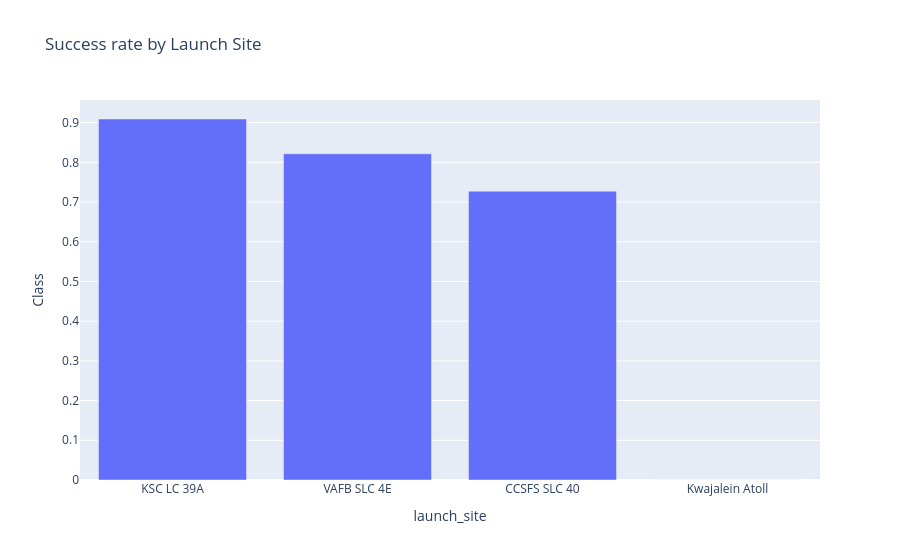
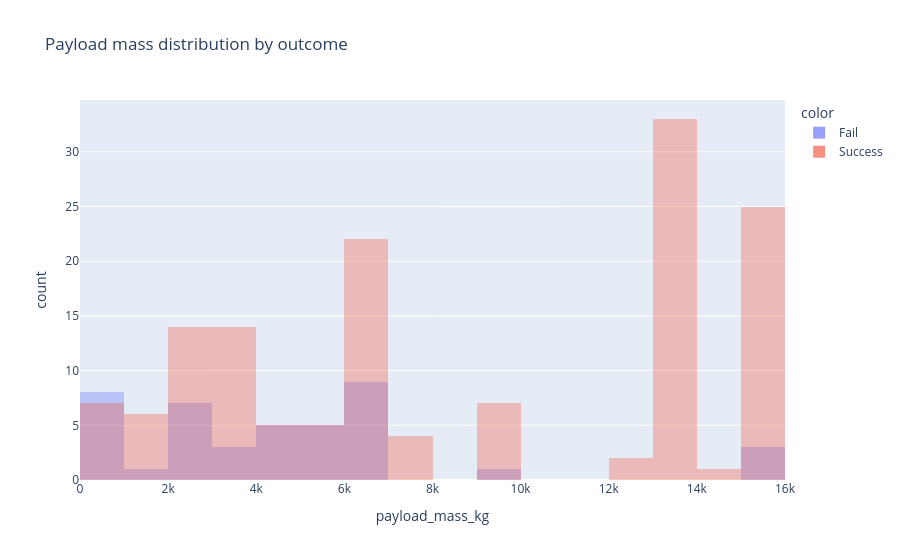
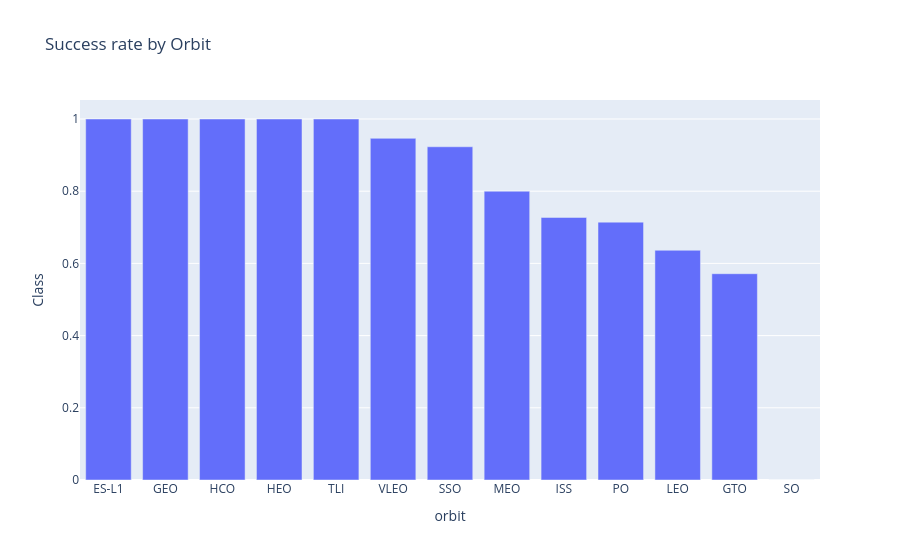

Notebook source saved alongside these figures, in order:
### Code cell
import plotly.express as px

display(df.describe(include="all").T)

# Success rate by site
site_rate = df.groupby("launch_site", dropna=False)["Class"].mean().sort_values(ascending=False).reset_index()
fig = px.bar(site_rate, x="launch_site", y="Class", title="Success rate by Launch Site")
fig.show()

# Payload vs success
fig = px.histogram(df, x="payload_mass_kg", color=df["Class"].map({0:"Fail",1:"Success"}),
                   nbins=30, barmode="overlay", title="Payload mass distribution by outcome")
fig.update_traces(opacity=0.65)
fig.show()

# Orbit vs success
orbit_rate = df.groupby("orbit")["Class"].mean().sort_values(ascending=False).reset_index()
fig = px.bar(orbit_rate, x="orbit", y="Class", title="Success rate by Orbit")
fig.show()

### Figure 1 — Plotly figure (JSON) as saved in the notebook; plotly's stock layout.template omitted (floating-point values rounded to 4 significant figures)
{"data": [{"hovertemplate": "launch_site=%{x}<br>Class=%{y}<extra></extra>", "legendgroup": "", "marker": {"color": "#636efa", "pattern": {"shape": ""}}, "name": "", "orientation": "v", "showlegend": false, "textposition": "auto", "type": "bar", "x": ["KSC LC 39A", "VAFB SLC 4E", "CCSFS SLC 40", "Kwajalein Atoll"], "xaxis": "x", "y": [0.9091, 0.8214, 0.7273, 0.0], "yaxis": "y"}], "layout": {"barmode": "relative", "legend": {"tracegroupgap": 0}, "title": {"text": "Success rate by Launch Site"}, "xaxis": {"anchor": "y", "domain": [0, 1], "title": {"text": "launch_site"}}, "yaxis": {"anchor": "x", "domain": [0, 1], "title": {"text": "Class"}}}}

### Figure 2 — Plotly figure (JSON) as saved in the notebook; plotly's stock layout.template omitted (floating-point values rounded to 4 significant figures; data arrays with more than 128 entries replaced by an {"elided": "..."} marker saying what was removed)
{"data": [{"bingroup": "x", "hovertemplate": "color=Fail<br>payload_mass_kg=%{x}<br>count=%{y}<extra></extra>", "legendgroup": "Fail", "marker": {"color": "#636efa", "opacity": 0.5, "pattern": {"shape": ""}}, "name": "Fail", "nbinsx": 30, "opacity": 0.65, "orientation": "v", "showlegend": true, "type": "histogram", "x": [20.0, 6035.0, 6035.0, 165.0, 200.0, 6035.0, 6035.0, 525.0, 800.0, 677.0, 500.0, 3170.0, 3325.0, 4535.0, 4428.0, 2216.0, 2395.0, 4159.0, 1898.0, 4707.0, 2477.0, 553.0, 5271.0, 3600.0, 5500.0, 5600.0, 6070.0, 6761.0, 2150.0, 6092.0, 9600.0, 2760.0, 5460.0, 5384.0, 2410.0, 2573.0, 4400.0, 6500.0, 6035.0, 15600.0, 15600.0, 15600.0], "xaxis": "x", "yaxis": "y"}, {"bingroup": "x", "hovertemplate": "color=Success<br>payload_mass_kg=%{x}<br>count=%{y}<extra></extra>", "legendgroup": "Success", "marker": {"color": "#EF553B", "opacity": 0.5, "pattern": {"shape": ""}}, "name": "Success", "nbinsx": 30, "opacity": 0.65, "orientation": "v", "showlegend": true, "type": "histogram", "x": {"elided": "145 float values"}, "xaxis": "x", "yaxis": "y"}], "layout": {"barmode": "overlay", "legend": {"title": {"text": "color"}, "tracegroupgap": 0}, "title": {"text": "Payload mass distribution by outcome"}, "xaxis": {"anchor": "y", "domain": [0, 1], "title": {"text": "payload_mass_kg"}}, "yaxis": {"anchor": "x", "domain": [0, 1], "title": {"text": "count"}}}}

### Figure 3 — Plotly figure (JSON) as saved in the notebook; plotly's stock layout.template omitted (floating-point values rounded to 4 significant figures)
{"data": [{"hovertemplate": "orbit=%{x}<br>Class=%{y}<extra></extra>", "legendgroup": "", "marker": {"color": "#636efa", "pattern": {"shape": ""}}, "name": "", "orientation": "v", "showlegend": false, "textposition": "auto", "type": "bar", "x": ["ES-L1", "GEO", "HCO", "HEO", "TLI", "VLEO", "SSO", "MEO", "ISS", "PO", "LEO", "GTO", "SO"], "xaxis": "x", "y": [1.0, 1.0, 1.0, 1.0, 1.0, 0.9464, 0.9231, 0.8, 0.7273, 0.7143, 0.6364, 0.5714, 0.0], "yaxis": "y"}], "layout": {"barmode": "relative", "legend": {"tracegroupgap": 0}, "title": {"text": "Success rate by Orbit"}, "xaxis": {"anchor": "y", "domain": [0, 1], "title": {"text": "orbit"}}, "yaxis": {"anchor": "x", "domain": [0, 1], "title": {"text": "Class"}}}}
